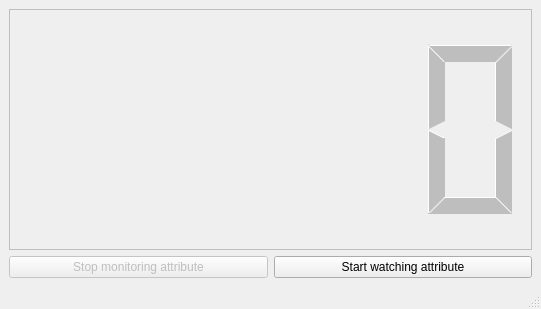
<?xml version="1.0" encoding="UTF-8"?>
<ui version="4.0">
 <class>MainWindow</class>
 <widget class="QMainWindow" name="MainWindow">
  <property name="geometry">
   <rect>
    <x>0</x>
    <y>0</y>
    <width>541</width>
    <height>309</height>
   </rect>
  </property>
  <property name="windowTitle">
   <string>Interactive alert</string>
  </property>
  <widget class="QWidget" name="centralwidget">
   <layout class="QGridLayout" name="gridLayout_2">
    <item row="0" column="0">
     <layout class="QGridLayout" name="gridLayout">
      <item row="2" column="1">
       <widget class="QPushButton" name="pushButton_2">
        <property name="text">
         <string>Start watching attribute</string>
        </property>
       </widget>
      </item>
      <item row="2" column="0">
       <widget class="QPushButton" name="pushButton">
        <property name="enabled">
         <bool>false</bool>
        </property>
        <property name="text">
         <string>Stop monitoring attribute</string>
        </property>
       </widget>
      </item>
      <item row="1" column="0" colspan="2">
       <widget class="QLCDNumber" name="secWaiting">
        <property name="enabled">
         <bool>false</bool>
        </property>
        <property name="frameShadow">
         <enum>QFrame::Plain</enum>
        </property>
       </widget>
      </item>
     </layout>
    </item>
   </layout>
  </widget>
  <widget class="QStatusBar" name="statusbar"/>
 </widget>
 <resources/>
 <connections>
  <connection>
   <sender>pushButton_2</sender>
   <signal>clicked(bool)</signal>
   <receiver>pushButton_2</receiver>
   <slot>setDisabled(bool)</slot>
   <hints>
    <hint type="sourcelabel">
     <x>310</x>
     <y>268</y>
    </hint>
    <hint type="destinationlabel">
     <x>376</x>
     <y>272</y>
    </hint>
   </hints>
  </connection>
  <connection>
   <sender>pushButton_2</sender>
   <signal>clicked(bool)</signal>
   <receiver>pushButton</receiver>
   <slot>setEnabled(bool)</slot>
   <hints>
    <hint type="sourcelabel">
     <x>291</x>
     <y>257</y>
    </hint>
    <hint type="destinationlabel">
     <x>130</x>
     <y>272</y>
    </hint>
   </hints>
  </connection>
  <connection>
   <sender>pushButton</sender>
   <signal>clicked(bool)</signal>
   <receiver>pushButton</receiver>
   <slot>setDisabled(bool)</slot>
   <hints>
    <hint type="sourcelabel">
     <x>89</x>
     <y>267</y>
    </hint>
    <hint type="destinationlabel">
     <x>150</x>
     <y>270</y>
    </hint>
   </hints>
  </connection>
  <connection>
   <sender>pushButton</sender>
   <signal>clicked(bool)</signal>
   <receiver>pushButton_2</receiver>
   <slot>setEnabled(bool)</slot>
   <hints>
    <hint type="sourcelabel">
     <x>245</x>
     <y>253</y>
    </hint>
    <hint type="destinationlabel">
     <x>285</x>
     <y>257</y>
    </hint>
   </hints>
  </connection>
  <connection>
   <sender>pushButton</sender>
   <signal>clicked(bool)</signal>
   <receiver>secWaiting</receiver>
   <slot>setDisabled(bool)</slot>
   <hints>
    <hint type="sourcelabel">
     <x>175</x>
     <y>254</y>
    </hint>
    <hint type="destinationlabel">
     <x>182</x>
     <y>222</y>
    </hint>
   </hints>
  </connection>
  <connection>
   <sender>pushButton_2</sender>
   <signal>clicked(bool)</signal>
   <receiver>secWaiting</receiver>
   <slot>setEnabled(bool)</slot>
   <hints>
    <hint type="sourcelabel">
     <x>434</x>
     <y>258</y>
    </hint>
    <hint type="destinationlabel">
     <x>426</x>
     <y>230</y>
    </hint>
   </hints>
  </connection>
 </connections>
</ui>
